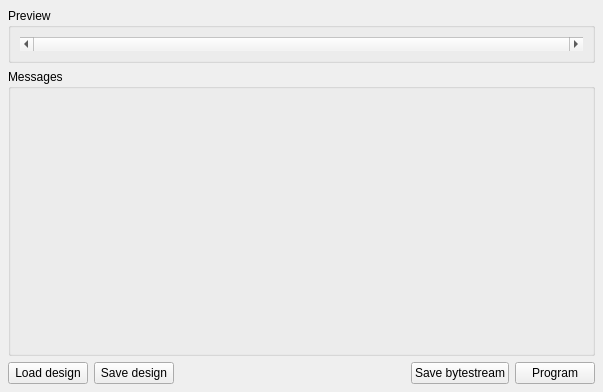
<?xml version="1.0" encoding="UTF-8"?>
<ui version="4.0">
 <class>MainWindow</class>
 <widget class="QMainWindow" name="MainWindow">
  <property name="geometry">
   <rect>
    <x>0</x>
    <y>0</y>
    <width>603</width>
    <height>392</height>
   </rect>
  </property>
  <property name="windowTitle">
   <string>LED Tag Designer</string>
  </property>
  <widget class="QWidget" name="centralwidget">
   <layout class="QVBoxLayout" name="verticalLayout">
    <property name="leftMargin">
     <number>8</number>
    </property>
    <property name="topMargin">
     <number>8</number>
    </property>
    <property name="rightMargin">
     <number>8</number>
    </property>
    <property name="bottomMargin">
     <number>8</number>
    </property>
    <item>
     <widget class="QGroupBox" name="prevBox">
      <property name="title">
       <string>Preview</string>
      </property>
      <layout class="QVBoxLayout" name="verticalLayout_2">
       <item>
        <widget class="QScrollBar" name="prevScroll">
         <property name="maximum">
          <number>0</number>
         </property>
         <property name="orientation">
          <enum>Qt::Horizontal</enum>
         </property>
        </widget>
       </item>
      </layout>
     </widget>
    </item>
    <item>
     <widget class="QGroupBox" name="msgBox">
      <property name="sizePolicy">
       <sizepolicy hsizetype="Preferred" vsizetype="Expanding">
        <horstretch>0</horstretch>
        <verstretch>0</verstretch>
       </sizepolicy>
      </property>
      <property name="title">
       <string>Messages</string>
      </property>
      <layout class="QVBoxLayout" name="verticalLayout_3">
       <property name="spacing">
        <number>0</number>
       </property>
      </layout>
     </widget>
    </item>
    <item>
     <layout class="QHBoxLayout" name="horizontalLayout">
      <item>
       <widget class="QPushButton" name="loadBtn">
        <property name="text">
         <string>Load design</string>
        </property>
        <property name="icon">
         <iconset theme="document-open">
          <normaloff>.</normaloff>.</iconset>
        </property>
       </widget>
      </item>
      <item>
       <widget class="QPushButton" name="saveBtn">
        <property name="text">
         <string>Save design</string>
        </property>
        <property name="icon">
         <iconset theme="document-save">
          <normaloff>.</normaloff>.</iconset>
        </property>
       </widget>
      </item>
      <item>
       <spacer name="horizontalSpacer_2">
        <property name="orientation">
         <enum>Qt::Horizontal</enum>
        </property>
        <property name="sizeType">
         <enum>QSizePolicy::Expanding</enum>
        </property>
        <property name="sizeHint" stdset="0">
         <size>
          <width>40</width>
          <height>0</height>
         </size>
        </property>
       </spacer>
      </item>
      <item>
       <widget class="QPushButton" name="byteSaveBtn">
        <property name="text">
         <string>Save bytestream</string>
        </property>
        <property name="icon">
         <iconset theme="document-save-as"/>
        </property>
       </widget>
      </item>
      <item>
       <widget class="QPushButton" name="progBtn">
        <property name="text">
         <string>Program</string>
        </property>
        <property name="icon">
         <iconset theme="media-playback-start">
          <normaloff>.</normaloff>.</iconset>
        </property>
       </widget>
      </item>
     </layout>
    </item>
   </layout>
  </widget>
 </widget>
 <resources/>
 <connections/>
</ui>
